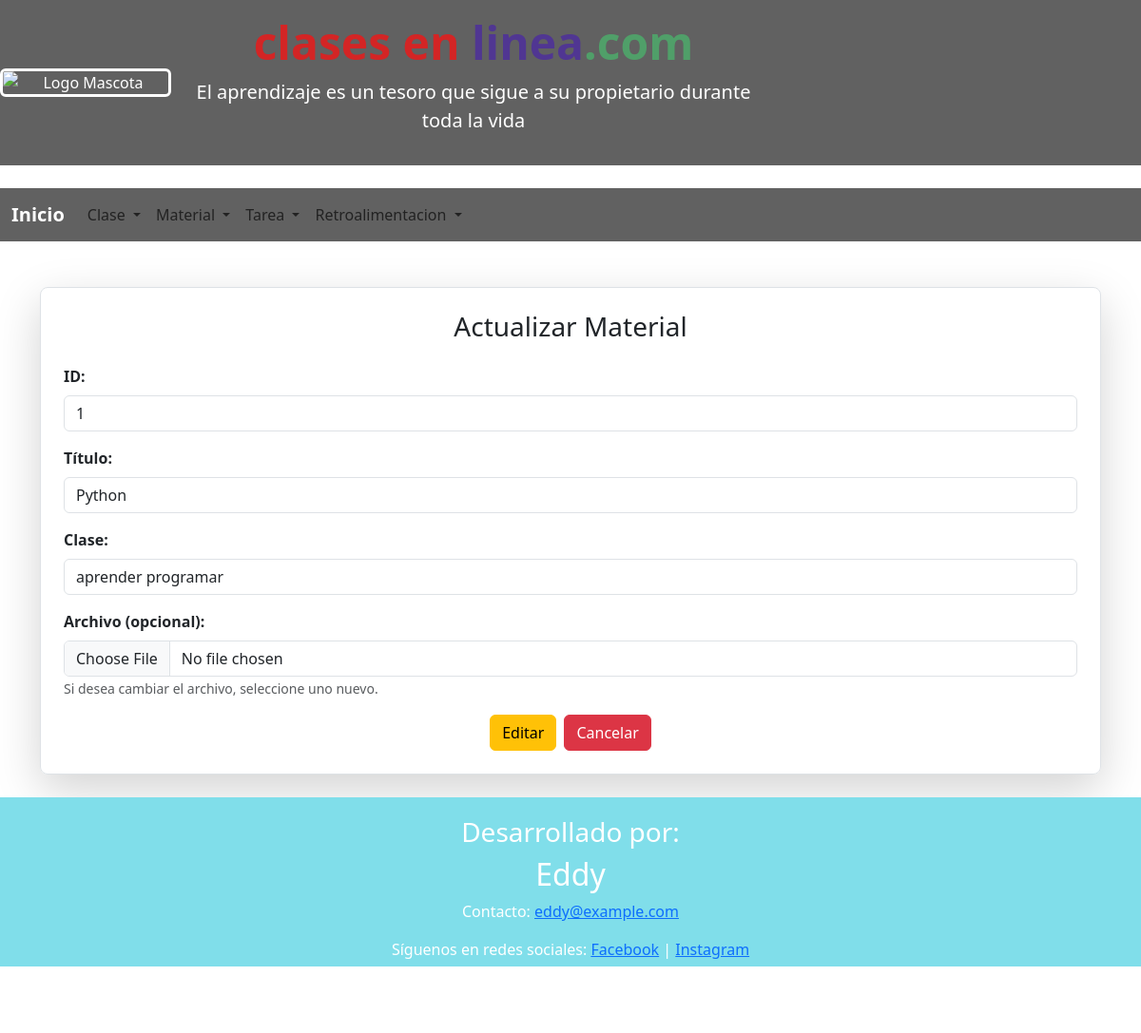
Page /editarMaterial/1 on the committed database.
### aplicacion/clase/models.py (models this page shows, shortened)
class Material(models.Model):
    id = models.AutoField(primary_key=True)
    clase = models.ForeignKey(Clase, on_delete=models.CASCADE, related_name='materiales')
    titulo = models.CharField(max_length=200)
    archivo = models.FileField(upload_to='materiales/')

class Clase(models.Model):
    id = models.AutoField(primary_key=True)
    titulo = models.CharField(max_length=200)
    descripcion = models.TextField()
    video_url = models.URLField()
    creado_en = models.DateTimeField(auto_now_add=True)

### aplicacion/clase/views.py (the view)
# urls.py: path('editarMaterial/<material_id>', views.editarMaterial), # Editar propietario
def editarMaterial(request, material_id):
    materialEditar = Material.objects.get(id=material_id)
    clases = Clase.objects.all()  # Obtener todas las clases
    return render(request, 'editarMaterial.html', {'material': materialEditar, 'clases': clases})

### aplicacion/clase/templates/editarMaterial.html (shortened to what this page needs)
{% extends "./plantilla.html" %}
{% block contenido %}
<div class="container mt-5">
    <div class="border p-4 rounded-3 shadow-lg">
        <h3 class="mb-4 text-center">Actualizar Material</h3>
        <form action="/procesarEdicionMaterial/" id="frm_editar_material" method="post" enctype="multipart/form-data">
            <div class="mb-3">
                <label for="id" class="form-label"><b>ID:</b></label>
                <input type="text" class="form-control" id="id" value="{{ material.id }}" readonly>
            </div>
            <div class="mb-3">
                <label for="titulo" class="form-label"><b>Título:</b></label>
                <input type="text" name="titulo" id="titulo" class="form-control" value="{{ material.titulo }}">
            </div>
            <div class="mb-3">
                <label for="clase" class="form-label"><b>Clase:</b></label>
                <select name="clase" id="clase" class="form-control" required>
                    {% for clase in clases %}
                        <option value="{{ clase.id }}" {% if clase.id == material.clase.id %}selected{% endif %}>{{ clase.titulo }}</option>
                    {% endfor %}
                </select>
            </div>
            <div class="mb-3">
                <label for="archivo" class="form-label"><b>Archivo (opcional):</b></label>
                <input type="file" name="archivo" id="archivo" class="form-control">
                <small class="form-text text-muted">Si desea cambiar el archivo, seleccione uno nuevo.</small>
            </div>
            <div class="d-flex justify-content-center">
                <button type="submit" class="btn btn-warning me-2">Editar</button>
                <a href="/listadoMaterial/" class="btn btn-danger">Cancelar</a>
            </div>
        </form>
    </div>
</div>
{% endblock %}

### rows in the picture
Material: id "1", titulo "Python", clase "aprender programar"
